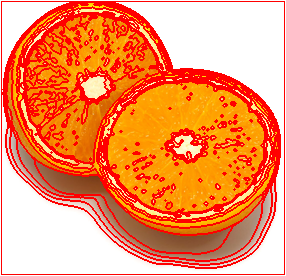
%> input picture 1.png, 286 x 276 px
$ octave --eval "result = Lvvvtilde(rgb2gray(imread('../1.png')));"   (GNU Octave 9; MATLAB toolbox functions it lacks are replaced by stand-ins)
%> lines starting %> are read from the running program, lines starting %| are printed output that depends on the picture
function Lvvv = Lvvvtilde(image, shape)

% Makes sure the shape is set to 'same'
if (nargin < 2)
shape = 'same';
end

% Difference approximations of first order derivative
dx = padarray([1/2, 0, -1/2], [2, 1], 0, 'both');
dy = padarray([1/2, 0, -1/2]', [1, 2], 0, 'both');

% Difference approximations of second order derivative
dxx = padarray([1, -2, 1], [2, 1], 0, 'both');
dyy = padarray([1, -2, 1]', [1, 2], 0, 'both');

% This one is going to be zero
dxy = conv2([1/2, 0, -1/2], [1/2, 0, -1/2]', 'same');

% The corresponding masks through concatenation
dxxy = conv2(dxx, dy, 'same');
dxyy = conv2(dx, dyy, 'same');
dxxx = conv2(dx, dxx, 'same');
dyyy = conv2(dy, dyy, 'same');

% Calculations
Lx = conv2(image, dx, shape);
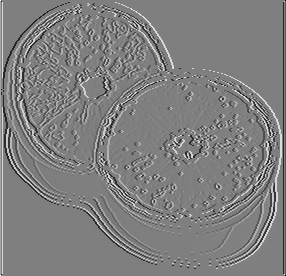
%> Lx: size 276x286 double; min -127.5, max 127.5, mean 0; drawn with min black and max white
Ly = conv2(image, dy, shape);
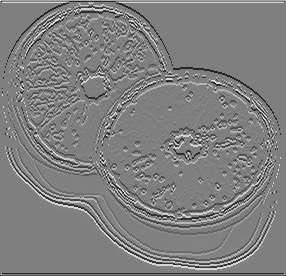
%> Ly: size 276x286 double; min -127.5, max 127.5, mean 0; mean of the top-left, top-right, bottom-left and bottom-right quarters 0.1, 0.2, -0.1, -0.2; drawn with min black and max white
Lxxy = conv2(image, dxxy, shape);
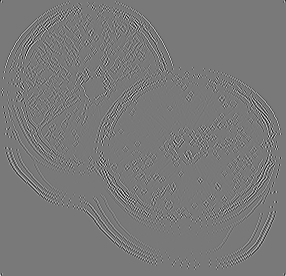
%> Lxxy: size 276x286 double; min -297, max 326.5, mean 0; drawn with min black and max white
Lxyy = conv2(image, dxyy, shape);
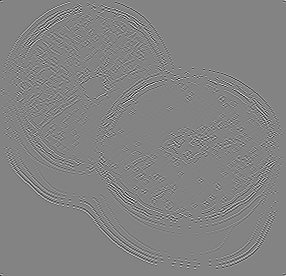
%> Lxyy: size 276x286 double; min -327, max 308.5, mean 0; drawn with min black and max white
Lxxx = conv2(image, dxxx, shape);
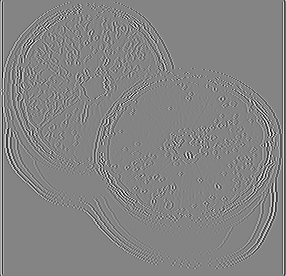
%> Lxxx: size 276x286 double; min -268.5, max 250, mean 0; drawn with min black and max white
Lyyy = conv2(image, dyyy, shape);
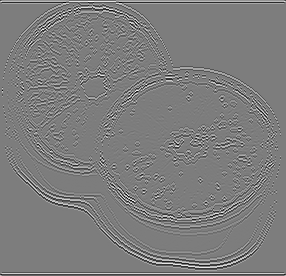
%> Lyyy: size 276x286 double; min -268.5, max 278, mean 0; drawn with min black and max white

% Done instead of having to devide by the gradient magnitude
Lvvv = ((Lx .^ 3) .* Lxxx) + 3*((Lx .^ 2) .* (Ly.*Lxxy)) + 3*(Lx .* ((Ly .^ 2) .* Lxyy)) + ((Ly .^ 3) .* Lyyy);
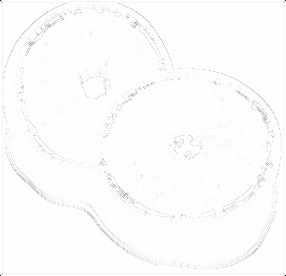
%> Lvvv: size 276x286 double; min -3.23e+09, max 2825908, mean -25706770.1; drawn with min black and max white

end
